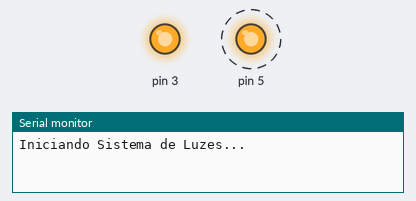
Recording of a sketch running on a simulated Arduino Uno, built with avr-gcc and run on an emulated ATmega328P. Parts: output pins drawn as LEDs (lit = HIGH), the last lines printed to the serial monitor. Dashed ring = blinking.

Above: at 0.1 s.
At 0.7 s:
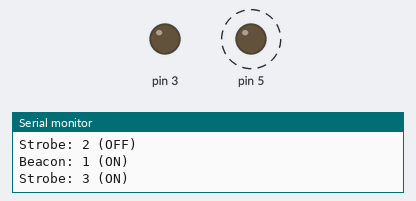
Timing chart, 0 to 3.1 s (numbered marks = the images above):
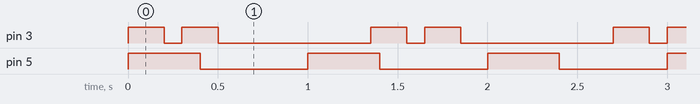

The sketch:

Teste2_heranca.ino
```cpp
#include "StrobeLight_filha.h"
#include "Beacon_filha.h"

// ==========================================
// PROGRAMA PRINCIPAL
// ==========================================
StrobeLight luzEstroboscopica(3);
Beacon farol(5);

void setup() {
    Serial.begin(9600);
    Serial.println("Iniciando Sistema de Luzes...");
}

void loop(){
    luzEstroboscopica.update();
    farol.update();
}
```

Beacon_filha.cpp
```cpp
#include "Beacon_filha.h"
#include <Arduino.h>


void Beacon::update() {
    unsigned long currentMillis = millis();

    switch (m_state) {
        case 0:
            digitalWrite(m_pin, HIGH);
            if(currentMillis - m_previousMillis >= 400){
                m_state++;
                m_previousMillis = currentMillis;
                Serial.println(F("Beacon: 1 (ON)"));
            }
            break;
        case 1:
            digitalWrite(m_pin, LOW);
            if(currentMillis - m_previousMillis >= 600){
                m_state = 0;
                m_previousMillis = currentMillis;
                Serial.println(F("Beacon: 2 (OFF)"));
            }
            break;
    }
}
```

Beacon_filha.h
```cpp
#ifndef BEACON_FILHA_H
#define BEACON_FILHA_H

#include "Generica.h"

// ==========================================
// CLASSE FILHA 2: Beacon
// ==========================================

class Beacon : public Generica {
    public:
        // MUDANÇA 3: O Construtor Obrigatório
        Beacon(uint8_t pin) : Generica(pin) {}

        void update() override;
};

#endif
```

Generica.h
```cpp
#ifndef GENERICA_H
#define GENERICA_H

#include <Arduino.h>

// ==========================================
// CLASSE MÃE (Abstrata)
// ==========================================
class Generica {
    public:
        Generica(uint8_t pin) : m_pin(pin), m_previousMillis(0), m_state(0) {
            pinMode(m_pin, OUTPUT);
        }
        virtual void update() = 0; // Função virtual pura

    // MUDANÇA 1: 'protected' em vez de 'private'
    // Agora os filhos (Strobe e Beacon) podem ler/escrever essas variáveis
    protected:
        uint8_t m_pin;
        uint8_t m_state;
        unsigned long m_previousMillis;
};

#endif
```

OneFile_heranca.ino
```cpp
// //Arquivo para ser colado no Tinkercad

// class Generica {
//     public:
//         Generica(uint8_t pin) : m_pin(pin), m_previousMillis(0), m_state(0) {
//             pinMode(m_pin, OUTPUT);
//         }

//         virtual void update() = 0; // Função virtual pura

//     protected:
//         uint8_t m_pin;
//         uint8_t m_state;
//         unsigned long m_previousMillis;
// };

// class StrobeLight : public Generica {
//     public:

//         StrobeLight(uint8_t pin) : Generica(pin) {}

//         void update() override;
// };

// void StrobeLight::update() {
//     unsigned long currentMillis = millis();

//     switch (m_state) {
//         case 0:
//             digitalWrite(m_pin, HIGH);
//             if(currentMillis - m_previousMillis >= 200){
//                 m_state++;
//                 m_previousMillis = currentMillis;
//                 Serial.println(F("Strobe: 1 (ON)"));
//             }
//             break;
//         case 1:
//             digitalWrite(m_pin, LOW);
//             if(currentMillis - m_previousMillis >= 100){
//                 m_state++;
//                 m_previousMillis = currentMillis;
//                 Serial.println(F("Strobe: 2 (OFF)"));
//             }
//             break;
//         case 2:
//             digitalWrite(m_pin, HIGH);
//             if(currentMillis - m_previousMillis >= 200){
//                 m_state++;
//                 m_previousMillis = currentMillis;
//                 Serial.println(F("Strobe: 3 (ON)"));
//             }
//             break;
//         case 3:
//             digitalWrite(m_pin, LOW);
//             if(currentMillis - m_previousMillis >= 850){
//                 m_state = 0;
//                 m_previousMillis = currentMillis;
//                 Serial.println(F("Strobe: 4 (PAUSA)"));
//             }
//             break;
//     }
// }


// class Beacon : public Generica {
//     public:
//         Beacon(uint8_t pin) : Generica(pin) {}

//         void update() override;
// };

// void Beacon::update() {
//     unsigned long currentMillis = millis();

//     switch (m_state) {
//         case 0:
//             digitalWrite(m_pin, HIGH);
//             if(currentMillis - m_previousMillis >= 400){
//                 m_state++;
//                 m_previousMillis = currentMillis;
//                 Serial.println(F("Beacon: 1 (ON)"));
//             }
//             break;
//         case 1:
//             digitalWrite(m_pin, LOW);
//             if(currentMillis - m_previousMillis >= 600){
//                 m_state = 0;
//                 m_previousMillis = currentMillis;
//                 Serial.println(F("Beacon: 2 (OFF)"));
//             }
//             break;
//     }
// }

// StrobeLight luzEstroboscopica(3);
// Beacon farol(5);

// void setup() {
//     Serial.begin(9600);
//     Serial.println("Iniciando Sistema de Luzes...");
// }

// void loop(){
//     luzEstroboscopica.update();
//     farol.update();
// }
```

StrobeLight_filha.cpp
```cpp
#include "StrobeLight_filha.h"
#include <Arduino.h>


void StrobeLight::update() {
    unsigned long currentMillis = millis();

    // Agora funciona porque m_state é 'protected'
    switch (m_state) {
        case 0:
            digitalWrite(m_pin, HIGH);
            if(currentMillis - m_previousMillis >= 200){
                m_state++;
                m_previousMillis = currentMillis; // Lógica corrigida aqui (ordem)
                Serial.println(F("Strobe: 1 (ON)"));
            }
            break;
        case 1:
            digitalWrite(m_pin, LOW);
            if(currentMillis - m_previousMillis >= 100){
                m_state++;
                m_previousMillis = currentMillis;
                Serial.println(F("Strobe: 2 (OFF)"));
            }
            break;
        case 2:
            digitalWrite(m_pin, HIGH);
            if(currentMillis - m_previousMillis >= 200){
                m_state++;
                m_previousMillis = currentMillis;
                Serial.println(F("Strobe: 3 (ON)"));
            }
            break;
        case 3:
            digitalWrite(m_pin, LOW);
            if(currentMillis - m_previousMillis >= 850){
                m_state = 0;
                m_previousMillis = currentMillis;
                Serial.println(F("Strobe: 4 (PAUSA)"));
            }
            break;
    }
}
```

StrobeLight_filha.h
```cpp
#ifndef STROBELIGHT_FILHA_H
#define STROBELIGHT_FILHA_H

#include "Generica.h"

// ==========================================
// CLASSE FILHA 1: StrobeLight
// ==========================================

class StrobeLight : public Generica {
    public:
        // MUDANÇA 3: O Construtor Obrigatório
        // Ele recebe o pino e repassa para a Generica(pin)
        StrobeLight(uint8_t pin) : Generica(pin) {}

        void update() override;
};


#endif
```

Measured:
- by itself, pin 3: repeats every 1.3 s: LOW 0.10 s, HIGH 0.20 s, LOW 0.85 s, HIGH 0.20 s
- by itself, pin 5: alternates HIGH for 0.40 s and LOW for 0.60 s
